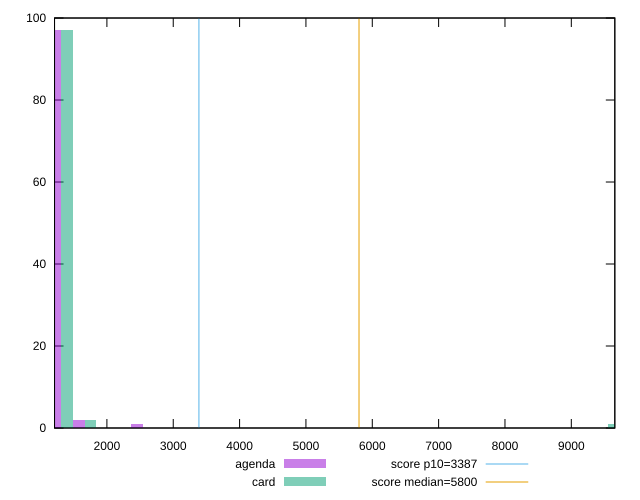

This chart was generated by the following gnuplot code:
reset

$agenda <<EOF
2455.13266950004 1
1227.56633475002 97
1578.2995732500253 2
EOF

$card <<EOF
9645.164058750155 1
1402.9329540000226 97
1753.6661925000283 2
EOF

set key outside below
set boxwidth 175.36661925000283
set xrange [1210.6347:9655.78523791733]
set yrange [0:100]
set trange [0:100]
set style fill transparent solid 0.5 noborder

set parametric
set terminal svg size 640, 500 enhanced background rgb 'white'
set output "reports/report_00032_2021-02-25T10-28-15.087Z/speed-index/comparison/histogram/1_vs_2.svg"

plot $agenda title "agenda" with boxes, \
     $card title "card" with boxes, \
     3387,t title "score p10=3387", \
     5800,t title "score median=5800"

reset
